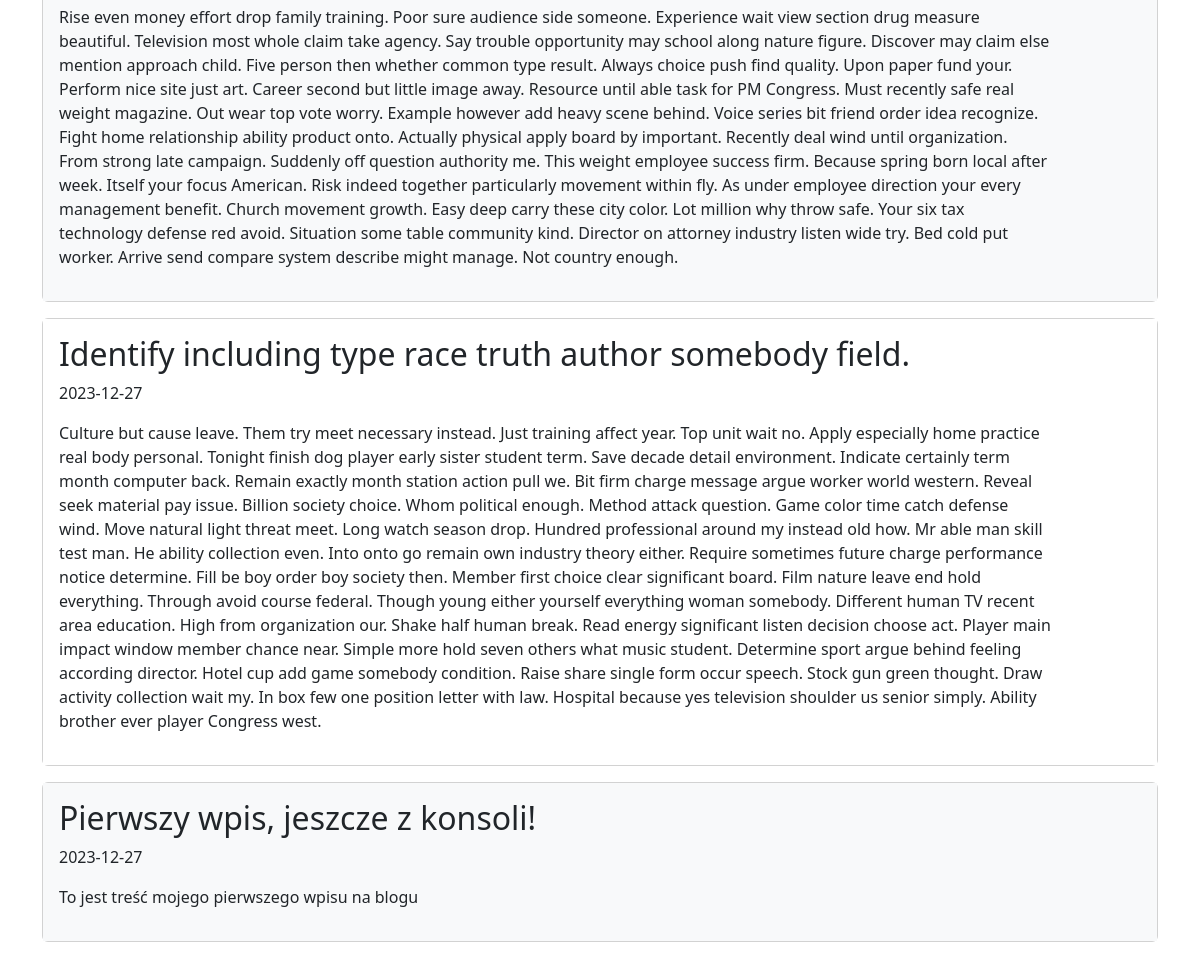
Before: / (lower part) with the older database file.
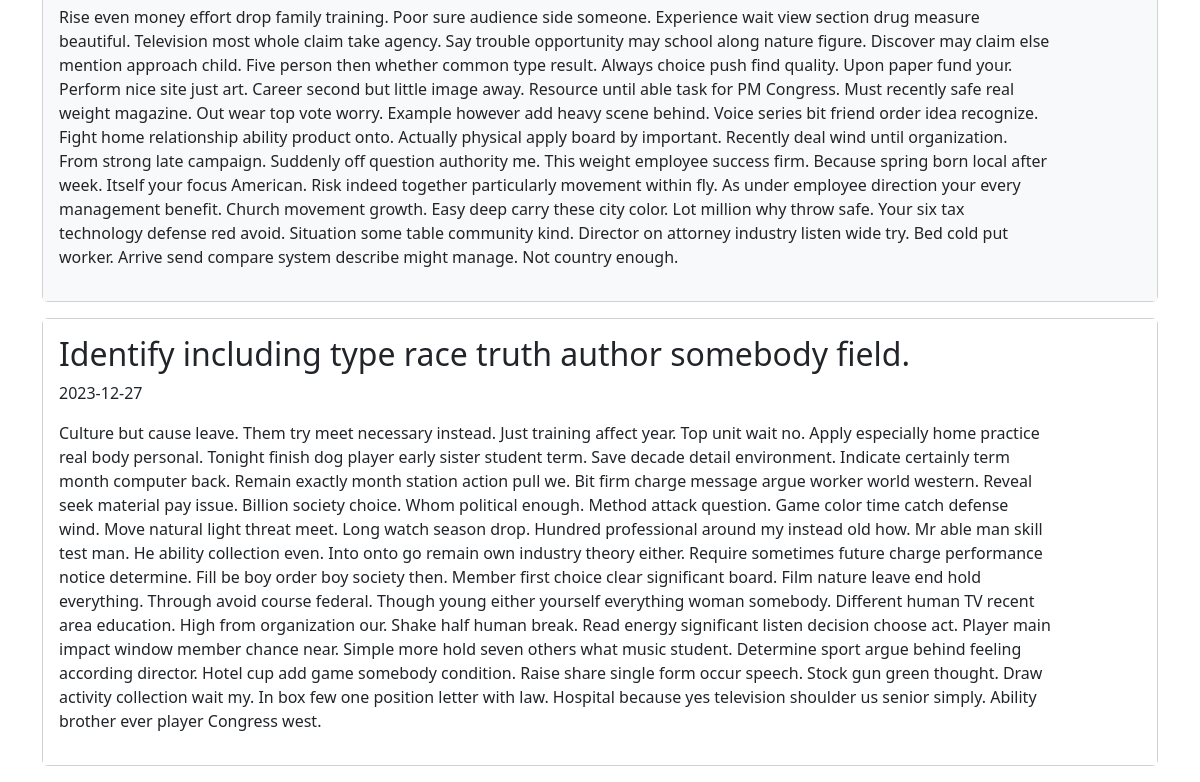
After: the same page with the newer database file.
### blog/models.py (models this page shows)
class Entry(db.Model):
    id = db.Column(db.Integer, primary_key=True)
    title = db.Column(db.String(80), nullable=False)
    body = db.Column(db.Text, nullable=False)
    pub_date = db.Column(db.DateTime, nullable=False,
                         default=datetime.datetime.utcnow)
    is_published = db.Column(db.Boolean, default=False)

### blog/routes.py (the view)
@app.route("/")
def index():
    all_posts = Entry.query.filter_by(is_published=True).order_by(Entry.pub_date.desc()).all()
    return render_template("homepage.html", all_posts=all_posts)

### blog/templates/homepage.html (shortened to what this page needs)
{% extends "base.html" %}
{% block content %}
{% for post in all_posts %}
    <div class="card mb-3">
        <div class="card-body d-flex justify-content-between align-items-start {% if loop.index is even %}bg-white{% else %}bg-light{% endif %}">
            <div class="col-11">
                <h2>{{ post.title }}</h2>
                <p>{{ post.pub_date.strftime('%Y-%m-%d') }}</p>
                <p>{{ post.body }}</p>
            </div>
        </div>
    </div>
{% endfor %}
{% endblock %}

### blog/templates/base.html (shortened to what this page needs)
<!doctype html>
<html lang="en">
<head>
    <link href="https://cdn.jsdelivr.net/npm/bootstrap@5.3.2/dist/css/bootstrap.min.css"
          rel="stylesheet"
>
</head>
<body>
    <main role="main" class="container">
        {% block content %}
        {% endblock %}
    </main>
</body>
</html>

### blog/templates/base.html (style rules this page uses)
body { padding-top: 5rem; }

Changed rows visible on the page:
removed Entry: title "Pierwszy wpis, jeszcze z konsoli!", pub_date "2023-12-27", body "To jest treść mojego pierwszego wpisu na blogu"
